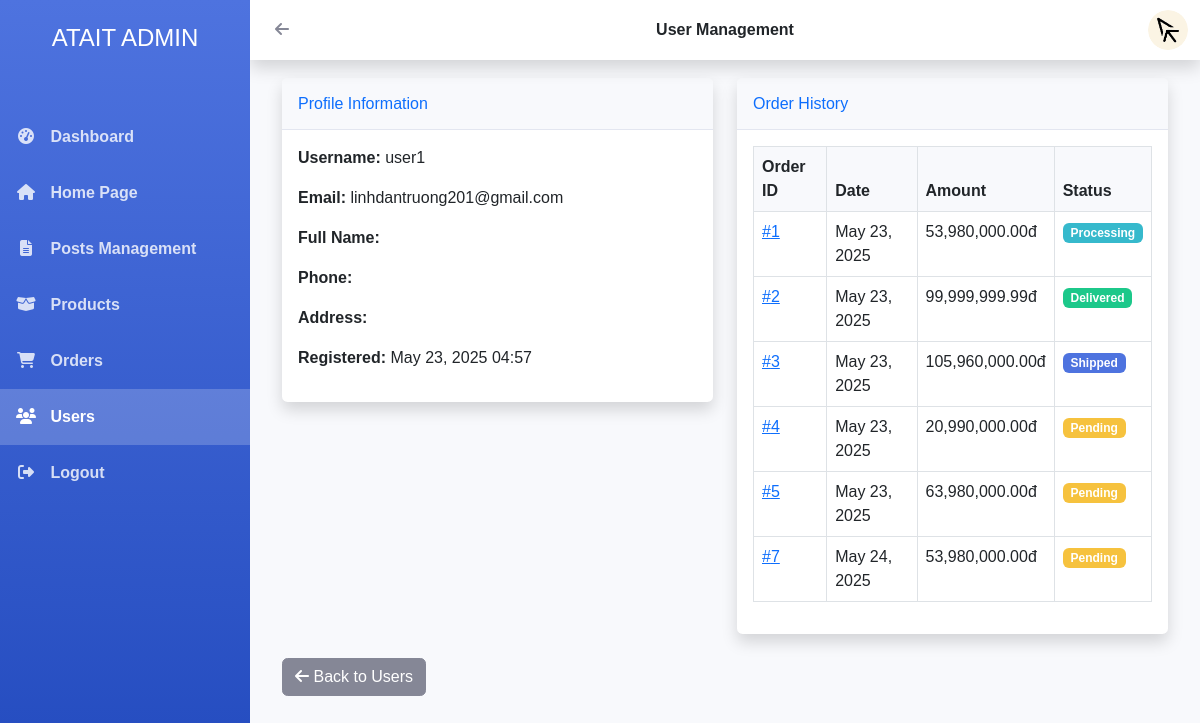
/52300173_52300157/admin/admin.php?section=users&action=view&id=1 (signed in), run on the app's committed database.
### tables this page shows
CREATE TABLE `users` (
  `id` int(11) NOT NULL,
  `username` varchar(50) NOT NULL,
  `email` varchar(100) NOT NULL,
  `password` varchar(255) NOT NULL,
  `full_name` varchar(100) DEFAULT NULL,
  `phone` varchar(20) DEFAULT NULL,
  `address` text DEFAULT NULL,
  `created_at` timestamp NOT NULL DEFAULT current_timestamp(),
  `cart` text DEFAULT NULL
);

CREATE TABLE `orders` (
  `id` int(11) NOT NULL,
  `user_id` int(11) NOT NULL,
  `total_amount` decimal(12,2) DEFAULT NULL,
  `status` varchar(20) NOT NULL DEFAULT 'pending',
  `payment_method` varchar(50) NOT NULL,
  `shipping_address` text NOT NULL,
  `notes` text DEFAULT NULL,
  `created_at` timestamp NOT NULL DEFAULT current_timestamp()
);

### 52300173_52300157/admin/views/users/view.php (the view, shortened to what this page needs)
<?php
$user_id = $_GET['id'];
$stmt = $pdo->prepare("SELECT * FROM users WHERE id = ?");
$stmt->execute([$user_id]);
$user = $stmt->fetch();
$stmt = $pdo->prepare("
    SELECT * FROM orders
    WHERE user_id = ?
");
$stmt->execute([$user_id]);
$orders = $stmt->fetchAll();
?>
<div class="container-fluid">
    <h1 class="h3 mb-4 text-gray-800">User Details: <?= htmlspecialchars($user['username']) ?></h1>
    <div class="row">
        <div class="col-lg-6">
            <div class="card shadow mb-4">
                <div class="card-header py-3">
                    <h6 class="m-0 font-weight-bold text-primary">Profile Information</h6>
                </div>
                <div class="card-body">
                    <div class="mb-3">
                        <strong>Username:</strong> <?= htmlspecialchars($user['username']) ?>
                    </div>
                    <div class="mb-3">
                        <strong>Email:</strong> <?= htmlspecialchars($user['email']) ?>
                    </div>
                    <div class="mb-3">
                        <strong>Full Name:</strong> <?= htmlspecialchars($user['full_name']) ?>
                    </div>
                    <div class="mb-3">
                        <strong>Phone:</strong> <?= htmlspecialchars($user['phone']) ?>
                    </div>
                    <div class="mb-3">
                        <strong>Address:</strong>
                    </div>
                    <div class="mb-3">
                        <strong>Registered:</strong> <?= date('M d, Y H:i', strtotime($user['created_at'])) ?>
                    </div>
                </div>
            </div>
        </div>
        <div class="col-lg-6">
            <div class="card shadow mb-4">
                <div class="card-header py-3">
                    <h6 class="m-0 font-weight-bold text-primary">Order History</h6>
                </div>
                <div class="card-body">
                    <?php if (count($orders) > 0): ?>
                        <div class="table-responsive">
                            <table class="table table-bordered">
                                <thead>
                                    <tr>
                                        <th>Order ID</th>
                                        <th>Date</th>
                                        <th>Amount</th>
                                        <th>Status</th>
                                    </tr>
                                </thead>
                                <tbody>
                                    <?php foreach ($orders as $order): ?>
                                    <tr>
                                        <td><a href="admin.php?section=orders&action=view&id=<?= $order['id'] ?>">#<?= $order['id'] ?></a></td>
                                        <td><?= date('M d, Y', strtotime($order['created_at'])) ?></td>
                                        <td><?= number_format($order['total_amount'], 2) ?>đ</td>
                                        <td>
                                            <span class="badge badge-<?=
                                                $order['status'] === 'pending' ? 'warning' :
                                                ($order['status'] === 'processing' ? 'info' :
                                                ($order['status'] === 'shipped' ? 'primary' :
                                                ($order['status'] === 'delivered' ? 'success' : 'danger')))
                                            ?>">
                                                <?= ucfirst($order['status']) ?>
                                            </span>
                                        </td>
                                    </tr>
                                    <?php endforeach; ?>
                                </tbody>
                            </table>
                        </div>
                    <?php else: ?>
                        <p>No orders found for this user.</p>
                    <?php endif; ?>
                </div>
            </div>
        </div>
    </div>
    <a href="admin.php?section=users" class="btn btn-secondary">
        <i class="fas fa-arrow-left"></i> Back to Users
    </a>
</div>

### 52300173_52300157/admin/admin.php (style rules this page uses)
:root { --sidebar-width: 250px; --header-height: 60px; --primary-color: #4e73df; --secondary-color: #f8f9fc; }
body { font-family: 'Nunito', sans-serif; background-color: #f8f9fc; }
.card { border: none; border-radius: 0.35rem; box-shadow: 0 0.15rem 1.75rem 0 rgba(58, 59, 69, 0.1); margin-bottom: 20px; }
.card-header { background-color: #f8f9fc; border-bottom: 1px solid #e3e6f0; font-weight: 600; }
.table-responsive { overflow-x: auto; }
.table { width: 100%; margin-bottom: 1rem; color: #858796; }
.table th { font-weight: 600; background-color: #f8f9fc; }
.badge { font-size: 0.75rem; font-weight: 600; padding: 0.35em 0.65em; }
.badge-primary { background-color: #4e73df; }
.badge-success { background-color: #1cc88a; }
.badge-info { background-color: #36b9cc; }
.badge-warning { background-color: #f6c23e; }
.btn { display: inline-block; font-weight: 400; color: #858796; text-align: center; vertical-align: middle; user-select: none; background-color: transparent; border: 1px solid transparent; padding: 0.375rem 0.75rem; font-size: 1rem; line-height: 1.5; border-radius: 0.35rem; transition: color 0.15s ease-in-out, background-color 0.15s ease-in-out, border-color 0.15s ease-in-out, box-shadow 0.15s ease-in-out; }
.btn-secondary { color: #fff; background-color: #858796; border-color: #858796; }

### data on the page
users: username "user1", email "linhdantruong201@gmail.com", created_at "May 23, 2025 04:57"
orders: id "1", created_at "May 23, 2025", total_amount "53,980,000.00", status "Processing"
orders: id "2", created_at "May 23, 2025", total_amount "99,999,999.99", status "Delivered"
orders: id "3", created_at "May 23, 2025", total_amount "105,960,000.00", status "Shipped"
orders: id "4", created_at "May 23, 2025", total_amount "20,990,000.00", status "Pending"
orders: id "5", created_at "May 23, 2025", total_amount "63,980,000.00", status "Pending"
orders: id "7", created_at "May 24, 2025", total_amount "53,980,000.00", status "Pending"

### other printed values
$pageTitles[$currentSection] "User Management"
